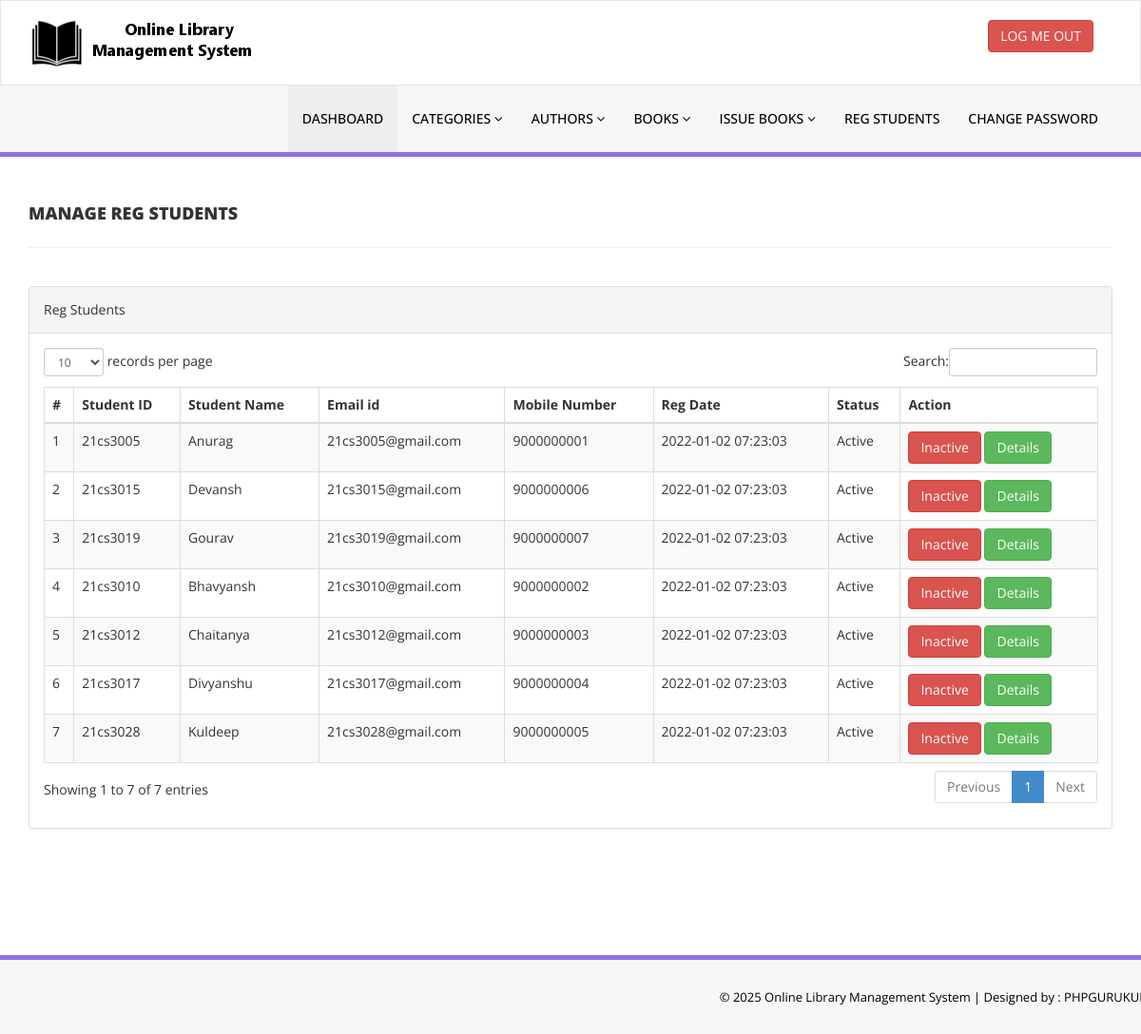
The page /library/admin/reg-students.php (signed in) on the database its author committed.
### tables this page shows
CREATE TABLE `tblstudents` (
  `id` int(11) NOT NULL,
  `StudentId` varchar(100) DEFAULT NULL,
  `FullName` varchar(120) DEFAULT NULL,
  `EmailId` varchar(120) DEFAULT NULL,
  `MobileNumber` char(11) DEFAULT NULL,
  `Password` varchar(120) DEFAULT NULL,
  `Status` int(1) DEFAULT NULL,
  `RegDate` timestamp NULL DEFAULT current_timestamp(),
  `UpdationDate` timestamp NULL DEFAULT NULL ON UPDATE current_timestamp()
);

### library/admin/reg-students.php (the view, shortened to what this page needs)
<?php
include('includes/config.php');
if(strlen($_SESSION['alogin'])==0)
    {
header('location:index.php');
}
else{
    ?>
<!DOCTYPE html>
<html xmlns="http://www.w3.org/1999/xhtml">
<head>
    <link href="assets/css/bootstrap.css" rel="stylesheet" />
    <link href="assets/css/font-awesome.css" rel="stylesheet" />
    <link href="assets/js/dataTables/dataTables.bootstrap.css" rel="stylesheet" />
    <link href="assets/css/style.css" rel="stylesheet" />
</head>
<body>
<?php include('includes/header.php');?>
    <div class="content-wrapper">
         <div class="container">
        <div class="row pad-botm">
            <div class="col-md-12">
                <h4 class="header-line">Manage Reg Students</h4>
    </div>
        </div>
            <div class="row">
                <div class="col-md-12">
                    <div class="panel panel-default">
                        <div class="panel-heading">
                          Reg Students
                        </div>
                        <div class="panel-body">
                            <div class="table-responsive">
                                <table class="table table-striped table-bordered table-hover" id="dataTables-example">
                                    <thead>
                                        <tr>
                                            <th>#</th>
                                            <th>Student ID</th>
                                            <th>Student Name</th>
                                            <th>Email id </th>
                                            <th>Mobile Number</th>
                                            <th>Reg Date</th>
                                            <th>Status</th>
                                            <th>Action</th>
                                        </tr>
                                    </thead>
                                    <tbody>
<?php $sql = "SELECT * from tblstudents";
$query = $dbh -> prepare($sql);
$query->execute();
$results=$query->fetchAll(PDO::FETCH_OBJ);
$cnt=1;
if($query->rowCount() > 0)
{
foreach($results as $result)
{               ?>
                                        <tr class="odd gradeX">
                                            <td class="center"><?php echo htmlentities($cnt);?></td>
                                            <td class="center"><?php echo htmlentities($result->StudentId);?></td>
                                            <td class="center"><?php echo htmlentities($result->FullName);?></td>
                                            <td class="center"><?php echo htmlentities($result->EmailId);?></td>
                                            <td class="center"><?php echo htmlentities($result->MobileNumber);?></td>
                                             <td class="center"><?php echo htmlentities($result->RegDate);?></td>
                                            <td class="center"><?php if($result->Status==1)
                                            {
                                                echo htmlentities("Active");
                                            } else {
                                            echo htmlentities("Blocked");
}
                                            ?></td>
                                            <td class="center">
<?php if($result->Status==1)
 {?>
<a href="reg-students.php?inid=<?php echo htmlentities($result->id);?>" onclick="return confirm('Are you sure you want to block this student?');" >  <button class="btn btn-danger"> Inactive</button>
<?php } else {?>
<a href="reg-students.php?id=<?php echo htmlentities($result->id);?>" onclick="return confirm('Are you sure you want to active this student?');"><button class="btn btn-primary"> Active</button>
                                            <?php } ?>
<a href="student-history.php?stdid=<?php echo htmlentities($result->StudentId);?>"><button class="btn btn-success"> Details</button>
                                            </td>
                                        </tr>
 <?php $cnt=$cnt+1;}} ?>
                                    </tbody>
                                </table>
                            </div>
                        </div>
                    </div>
                </div>
            </div>
    </div>
    </div>
  <?php include('includes/footer.php');?>
</body>
</html>
<?php } ?>

### library/admin/assets/css/style.css (style rules this page uses)
.content-wrapper { margin-top: 40px; min-height:800px; padding-bottom:90px; }
.header-line { font-weight:900; padding-bottom:25px; border-bottom:1px solid #eeeeee; text-transform:uppercase; }
.pad-botm { padding-bottom:30px; }

### rows shown on the page
tblstudents: StudentId "21cs3005", FullName "Anurag", EmailId "21cs3005@gmail.com", MobileNumber "9000000001", RegDate "2022-01-02 07:23:03"
tblstudents: StudentId "21cs3015", FullName "Devansh", EmailId "21cs3015@gmail.com", MobileNumber "9000000006", RegDate "2022-01-02 07:23:03"
tblstudents: StudentId "21cs3019", FullName "Gourav", EmailId "21cs3019@gmail.com", MobileNumber "9000000007", RegDate "2022-01-02 07:23:03"
tblstudents: StudentId "21cs3010", FullName "Bhavyansh", EmailId "21cs3010@gmail.com", MobileNumber "9000000002", RegDate "2022-01-02 07:23:03"
tblstudents: StudentId "21cs3012", FullName "Chaitanya", EmailId "21cs3012@gmail.com", MobileNumber "9000000003", RegDate "2022-01-02 07:23:03"
tblstudents: StudentId "21cs3017", FullName "Divyanshu", EmailId "21cs3017@gmail.com", MobileNumber "9000000004", RegDate "2022-01-02 07:23:03"
tblstudents: StudentId "21cs3028", FullName "Kuldeep", EmailId "21cs3028@gmail.com", MobileNumber "9000000005", RegDate "2022-01-02 07:23:03"
